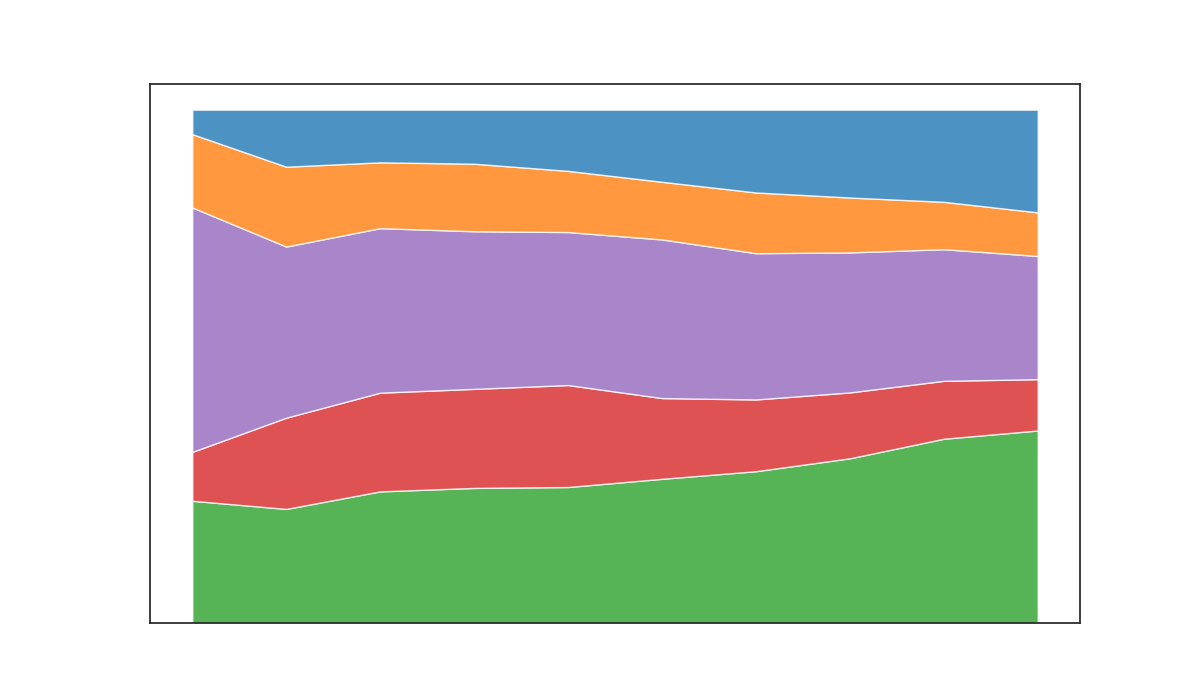

The script that drew this image:
import matplotlib.pyplot as plt
import numpy as np

years = np.arange(2013, 2023)
ai_adoption = np.array([5, 10, 20, 30, 40, 50, 55, 60, 70, 75])
blockchain_adoption = np.array([2, 8, 15, 22, 30, 28, 26, 24, 22, 20])
iot_adoption = np.array([10, 15, 25, 35, 45, 55, 53, 51, 50, 48])
ar_adoption = np.array([3, 7, 10, 15, 18, 20, 22, 20, 18, 17])
vr_adoption = np.array([1, 5, 8, 12, 18, 25, 30, 32, 35, 40])

total_adoption = ai_adoption + blockchain_adoption + iot_adoption + ar_adoption + vr_adoption

ai_adoption_percentage = (ai_adoption / total_adoption) * 100
blockchain_adoption_percentage = (blockchain_adoption / total_adoption) * 100
iot_adoption_percentage = (iot_adoption / total_adoption) * 100
ar_adoption_percentage = (ar_adoption / total_adoption) * 100
vr_adoption_percentage = (vr_adoption / total_adoption) * 100

adoption_data = np.vstack([ai_adoption_percentage,
                           blockchain_adoption_percentage,
                           iot_adoption_percentage,
                           ar_adoption_percentage,
                           vr_adoption_percentage])

plt.figure(figsize=(12, 7))
colors = ['#2ca02c', '#d62728', '#9467bd', '#ff7f0e', '#1f77b4']  # Shuffled colors

plt.stackplot(years, adoption_data, colors=colors, alpha=0.8)

plt.xticks([], [])  # Remove x-axis ticks and labels
plt.yticks([], [])  # Remove y-axis ticks and labels

plt.show()
